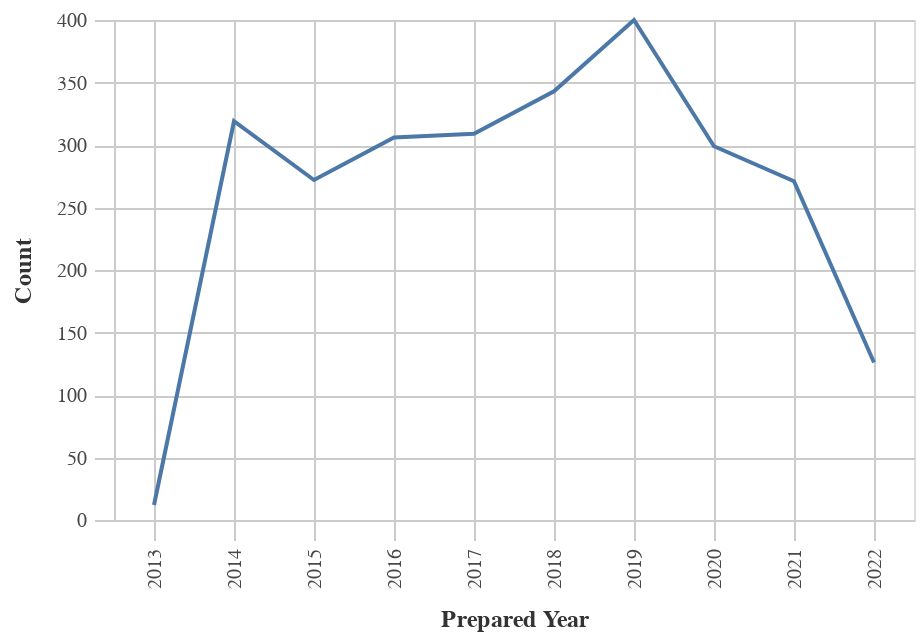

The notebook cell saved with this chart:
### Markdown cell above
### Obligations by Year

### Code cell
#Line chart for Obligations by Year
chart_df = (df_top>>filter(_.variable=='prepared_y')).rename(columns= {"value":"Year"})
    
chart1= (_dla_utils_reports.basic_line_chart_test_no_save(chart_df, 'Year', 'count', district)).encode(x=alt.X('Year:O', title='Prepared Year'))
display(chart1)

### Figure 1 — Vega-Lite specification as saved in the notebook (floating-point values rounded to 4 significant figures)
{"config": {"view": {"continuousWidth": 400, "continuousHeight": 300}, "axis": {"domainColor": "#cbcbcb", "grid": true, "gridColor": "#cbcbcb", "gridWidth": 1, "labelColor": "#474747", "labelFont": "Nunito Sans", "labelFontSize": 10, "labelPadding": 4, "tickColor": "#cbcbcb", "tickSize": 10, "titleColor": "#333", "titleFont": "Raleway", "titleFontSize": 12, "titlePadding": 10}, "axisBand": {"grid": false}, "background": "white", "font": "Raleway", "header": {"labelFont": "Nunito Sans", "titleFont": "Raleway"}, "legend": {"labelColor": "#333", "labelFont": "Nunito Sans", "labelFontSize": 11, "labelLimit": 0, "padding": 1, "symbolSize": 30, "symbolType": "square", "titleColor": "#333", "titleFont": "Raleway", "titleFontSize": 14, "titlePadding": 10}, "title": {"anchor": "middle", "font": "Raleway", "fontSize": 18, "fontWeight": 300, "offset": 20}}, "data": {"name": "data-a1492c2091ac1313962583ff1fce1dde"}, "mark": "line", "encoding": {"tooltip": [{"field": "Year", "type": "quantitative"}, {"field": "count", "type": "quantitative"}], "x": {"field": "Year", "title": "Prepared Year", "type": "ordinal"}, "y": {"field": "count", "title": "Count", "type": "quantitative"}}, "height": 250, "width": 400, "$schema": "https://vega.github.io/schema/vega-lite/v4.17.0.json", "datasets": {"data-a1492c2091ac1313962583ff1fce1dde": [{"Year": 2019.0, "count": 400, "variable": "prepared_y"}, {"Year": 2018.0, "count": 343, "variable": "prepared_y"}, {"Year": 2014.0, "count": 319, "variable": "prepared_y"}, {"Year": 2017.0, "count": 309, "variable": "prepared_y"}, {"Year": 2016.0, "count": 306, "variable": "prepared_y"}, {"Year": 2020.0, "count": 299, "variable": "prepared_y"}, {"Year": 2015.0, "count": 272, "variable": "prepared_y"}, {"Year": 2021.0, "count": 271, "variable": "prepared_y"}, {"Year": 2022.0, "count": 126, "variable": "prepared_y"}, {"Year": 2013.0, "count": 12, "variable": "prepared_y"}]}}
